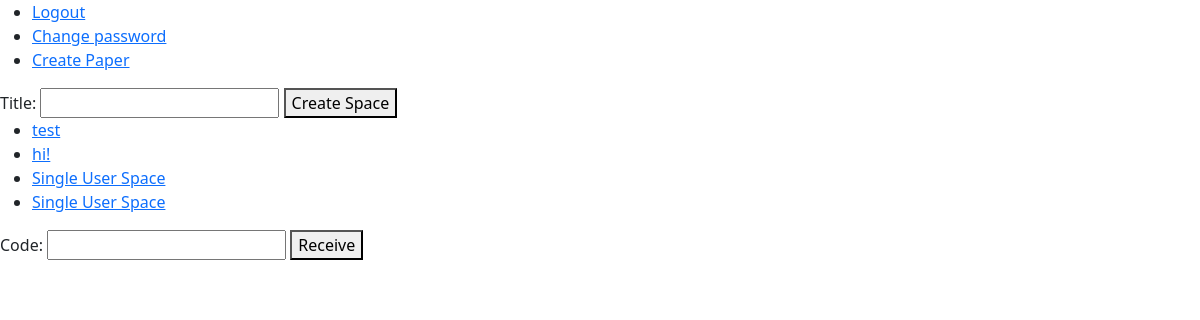
The app's page /index (signed in) with its own data.
### work_space/models.py (models this page shows, shortened)
class WorkSpace(models.Model):
    owner = models.ForeignKey(User, on_delete=models.CASCADE)
    guests = models.ManyToManyField(User, blank=True, related_name="guests")
    title = models.CharField(max_length=50)
    is_archived = models.BooleanField(default=False)
    def __str__(self):
        return self.title

### work_space/views.py (the view)
# urls.py: path("index", views.index, name="index"),
@login_required(redirect_field_name=None)
def index(request):
    return render(request, "work_space/index.html", {"form": NewWorkSpaceForm,
                                                     "spaces": WorkSpace.objects.all(),
                                                     "form_invitation": ReceiveInvitationForm()})

### work_space/forms.py
class ReceiveInvitationForm(forms.Form):
    code = forms.CharField(max_length=15)

### work_space/templates/work_space/index.html (shortened to what this page needs)
{% extends "layout.html" %}
{% load static %}
{% block body %}
    <form action="{% url 'work_space:create_space' %}" method="post">
        {{ form }}
        <button id="change_password_button" type="submit">Create Space</button>
    </form>
    <ul>
        {% for space in spaces %}
        <li>
            <a href="{% url 'work_space:space' space.pk %}">{{ space }}</a>
        </li>
        {% endfor %}
    </ul>
    <form action="{% url 'work_space:receive_invitation' %}" method="post">
        {{ form_invitation }}
        <button type="submit">Receive</button>
    </form>
{% endblock %}

### records on screen
WorkSpace: title "test"
WorkSpace: title "hi!"
WorkSpace: title "Single User Space"
WorkSpace: title "Single User Space"
